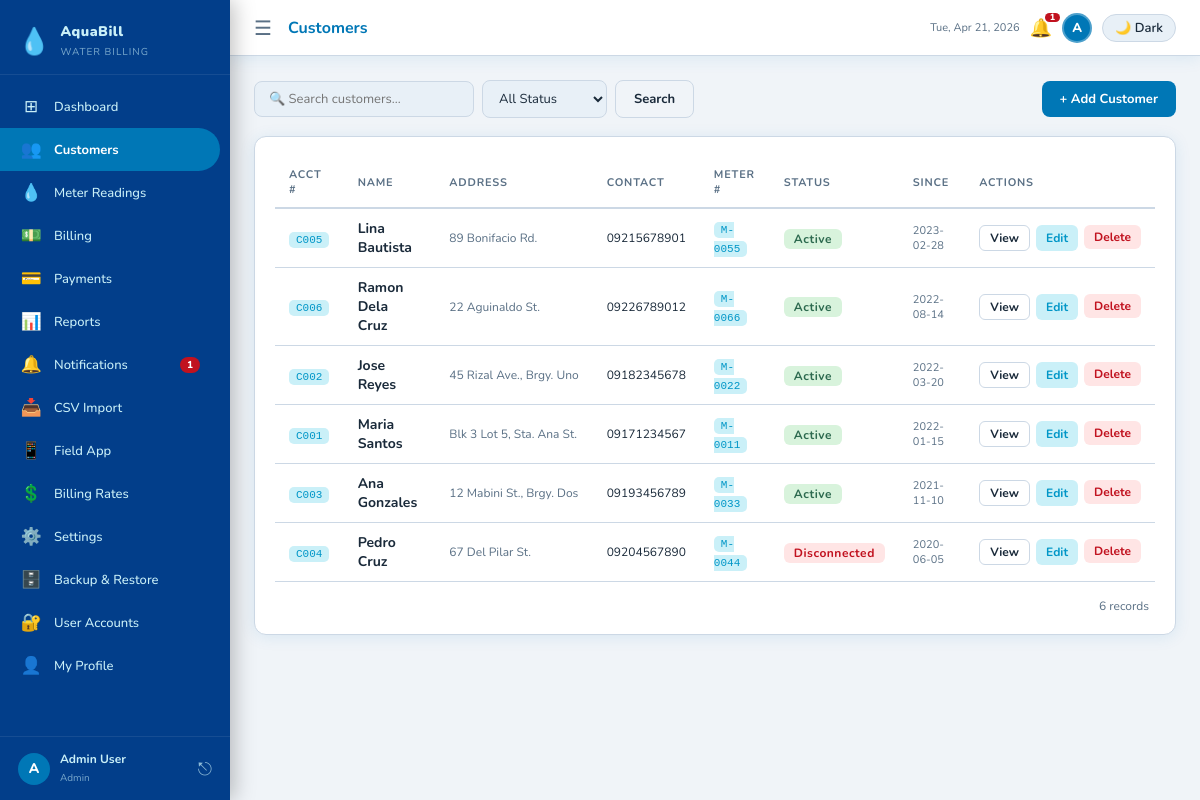
/customers.php (signed in), run on the app's committed database.
### tables this page shows
CREATE TABLE IF NOT EXISTS customers (
    id VARCHAR(10) PRIMARY KEY,
    name VARCHAR(150) NOT NULL,
    address TEXT NOT NULL,
    contact VARCHAR(20) NOT NULL,
    meter_no VARCHAR(30) NOT NULL UNIQUE,
    status ENUM('Active','Disconnected') NOT NULL DEFAULT 'Active',
    created_at DATE NOT NULL
);

### includes/functions.php (called while the page is built, shortened)
<?php
function isAdmin(): bool {
    return ($_SESSION['user_role'] ?? '') === 'Admin';
}
function h(string $s): string {
    return htmlspecialchars($s, ENT_QUOTES, 'UTF-8');
}
function get(string $key, string $default = ''): string {
    return trim($_GET[$key] ?? $default);
}

### customers.php (the view, shortened to what this page needs)
<?php
require_once 'includes/functions.php';
$pdo = getDB();
$search = get('search');
$filter = get('filter', 'All');
$pg     = max(1, (int)get('page', '1'));
$perPage= 8;
$where  = [];
$params = [];
$whereSQL = $where ? 'WHERE ' . implode(' AND ', $where) : '';
$countStmt = $pdo->prepare("SELECT COUNT(*) FROM customers $whereSQL");
$countStmt->execute($params);
$total = (int)$countStmt->fetchColumn();
$offset = ($pg - 1) * $perPage;
$stmt = $pdo->prepare("SELECT * FROM customers $whereSQL ORDER BY created_at DESC LIMIT $perPage OFFSET $offset");
$stmt->execute($params);
$customers = $stmt->fetchAll();
require_once 'includes/header.php';
?>
<form method="GET" action="customers.php" class="toolbar">
  <div class="toolbar-left">
    <input type="text" name="search" class="search-input" placeholder="🔍 Search customers..." value="<?= h($search) ?>">
    <select name="filter" class="filter-select" onchange="this.form.submit()">
      <option value="All"          <?= $filter==='All'?'selected':'' ?>>All Status</option>
    </select>
    <button type="submit" class="btn btn-outline">Search</button>
  </div>
  <button type="button" class="btn btn-primary" onclick="document.getElementById('add-modal').style.display='flex'">+ Add Customer</button>
</form>
<div class="card">
  <div class="table-wrap">
    <table>
      <thead>
        <tr><th>Acct #</th><th>Name</th><th>Address</th><th>Contact</th><th>Meter #</th><th>Status</th><th>Since</th><th>Actions</th></tr>
      </thead>
      <tbody>
        <?php foreach ($customers as $c): ?>
        <tr>
          <td><code><?= h($c['id']) ?></code></td>
          <td class="fw-bold"><?= h($c['name']) ?></td>
          <td class="fs-sm text-muted" style="max-width:160px;overflow:hidden;text-overflow:ellipsis;white-space:nowrap"><?= h($c['address']) ?></td>
          <td class="fs-sm"><?= h($c['contact']) ?></td>
          <td><code><?= h($c['meter_no']) ?></code></td>
          <td><span class="badge badge-<?= strtolower(h($c['status'])) ?>"><?= h($c['status']) ?></span></td>
          <td class="fs-xs text-muted"><?= h($c['created_at']) ?></td>
          <td>
            <div style="display:flex;gap:6px">
              <a href="customer_detail.php?id=<?= h($c['id']) ?>" class="btn btn-sm btn-outline">View</a>
              <a href="customers.php?edit=<?= h($c['id']) ?>" class="btn btn-sm btn-info-soft">Edit</a>
              <?php if (isAdmin()): ?>
              <form method="POST" style="display:inline" onsubmit="return confirmDelete('Delete customer <?= h($c['name']) ?>?')">
                <button type="submit" class="btn btn-sm btn-danger-soft">Delete</button>
              </form>
              <?php endif; ?>
            </div>
          </td>
        </tr>
        <?php endforeach; ?>
      </tbody>
    </table>
  </div>
  <div class="pagination">
    <span class="total"><?= $total ?> records</span>
  </div>
</div>

### assets/css/style.css (style rules this page uses)
:root { --bg:#f0f4f8; --surface:#fff; --surface-alt:#e8f0f7; --border:#ccd8e5; --text:#1a2a3a; --muted:#5a7085; --accent:#0077b6; --accent-dark:#023e8a; --accent-light:#caf0f8; --success:#2d6a4f; --success-bg:#d8f3dc; --warning:#b5632a; --warning-bg:#ffe8d6; --danger:#c1121f; --danger-bg:#ffe5e5; --info:#0096c7; --info-bg:#caf0f8; --sidebar:#023e8a; --sidebar-text:#caf0f8; --sidebar-active:#0077b6; --shadow:0 2px 16px rgba(0,119,182,.10); --shadow-lg:0 8px 40px rgba(2,62,138,.13); --radius:12px; --radius-sm:8px; }
*,*::before,*::after { box-sizing:border-box;margin:0;padding:0 }
html,body { height:100%;font-family:'Nunito','Segoe UI',sans-serif;font-size:14px;background:var(--bg);color:var(--text) }
a { color:inherit;text-decoration:none }
body { display:flex;min-height:100vh }
.card { background:var(--surface);border-radius:var(--radius); padding:20px;box-shadow:var(--shadow);border:1px solid var(--border); }
.table-wrap { overflow-x:auto }
table { border-collapse:collapse;width:100% }
th,td { padding:10px 14px;text-align:left }
th { font-size:11px;font-weight:700;letter-spacing:.8px;text-transform:uppercase;color:var(--muted);border-bottom:2px solid var(--border) }
td { border-bottom:1px solid var(--border);vertical-align:middle }
.badge { border-radius:6px;padding:2px 10px;font-size:12px;font-weight:700;letter-spacing:.5px;white-space:nowrap }
.badge-active, .badge-paid { color:var(--success);background:var(--success-bg) }
.badge-disconnected,.badge-overdue { color:var(--danger);background:var(--danger-bg) }
.btn { display:inline-flex;align-items:center;gap:6px; padding:9px 18px;border-radius:var(--radius-sm);border:none; font-size:13px;font-weight:700;cursor:pointer;transition:opacity .2s; font-family:inherit;white-space:nowrap; }
.btn-primary { background:var(--accent);color:#fff }
.btn-outline { background:none;border:1px solid var(--border);color:var(--text) }
.btn-sm { padding:4px 10px;font-size:12px;border-radius:6px }
.btn-info-soft { background:var(--info-bg);color:var(--info);border:none }
.btn-danger-soft { background:var(--danger-bg);color:var(--danger);border:none }
.toolbar { display:flex;justify-content:space-between;align-items:center;margin-bottom:18px;flex-wrap:wrap;gap:10px }
.toolbar-left { display:flex;gap:8px;flex-wrap:wrap;align-items:center }
.search-input { padding:8px 14px;border-radius:var(--radius-sm);border:1.5px solid var(--border);background:var(--surface-alt);color:var(--text);font-size:13px;font-family:inherit;width:220px;outline:none }
.filter-select { padding:8px 12px;border-radius:var(--radius-sm);border:1.5px solid var(--border);background:var(--surface-alt);color:var(--text);font-size:13px;font-family:inherit;outline:none }
.pagination { display:flex;gap:6px;align-items:center;margin-top:16px;justify-content:flex-end;flex-wrap:wrap }
.pagination .total { font-size:12px;color:var(--muted);margin-right:6px }
code { font-size:11px;padding:2px 7px;border-radius:5px; background:var(--info-bg);color:var(--info);font-family:monospace; }
.text-muted { color:var(--muted) }
.fw-bold { font-weight:700 }
.fs-sm { font-size:12px }
.fs-xs { font-size:11px }

### data on the page
customers: id "C005", name "Lina Bautista", address "89 Bonifacio Rd.", contact "09215678901", meter_no "M-0055", status "Active", created_at "2023-02-28"
customers: id "C006", name "Ramon Dela Cruz", address "22 Aguinaldo St.", contact "09226789012", meter_no "M-0066", status "Active", created_at "2022-08-14"
customers: id "C002", name "Jose Reyes", address "45 Rizal Ave., Brgy. Uno", contact "09182345678", meter_no "M-0022", status "Active", created_at "2022-03-20"
customers: id "C001", name "Maria Santos", address "Blk 3 Lot 5, Sta. Ana St.", contact "09171234567", meter_no "M-0011", status "Active", created_at "2022-01-15"
customers: id "C003", name "Ana Gonzales", address "12 Mabini St., Brgy. Dos", contact "09193456789", meter_no "M-0033", status "Active", created_at "2021-11-10"
customers: id "C004", name "Pedro Cruz", address "67 Del Pilar St.", contact "09204567890", meter_no "M-0044", status "Disconnected", created_at "2020-06-05"

### other printed values
APP_NAME "AquaBill"
$nav['icon'] "⊞"
$nav['label'] "Dashboard"
$nav['icon'] "👥"
$nav['label'] "Customers"
$nav['icon'] "💧"
$nav['label'] "Meter Readings"
$nav['icon'] "💵"
$nav['label'] "Billing"
$nav['icon'] "💳"
$nav['label'] "Payments"
$nav['icon'] "📊"
$nav['label'] "Reports"
$nav['icon'] "🔔"
$nav['label'] "Notifications"
